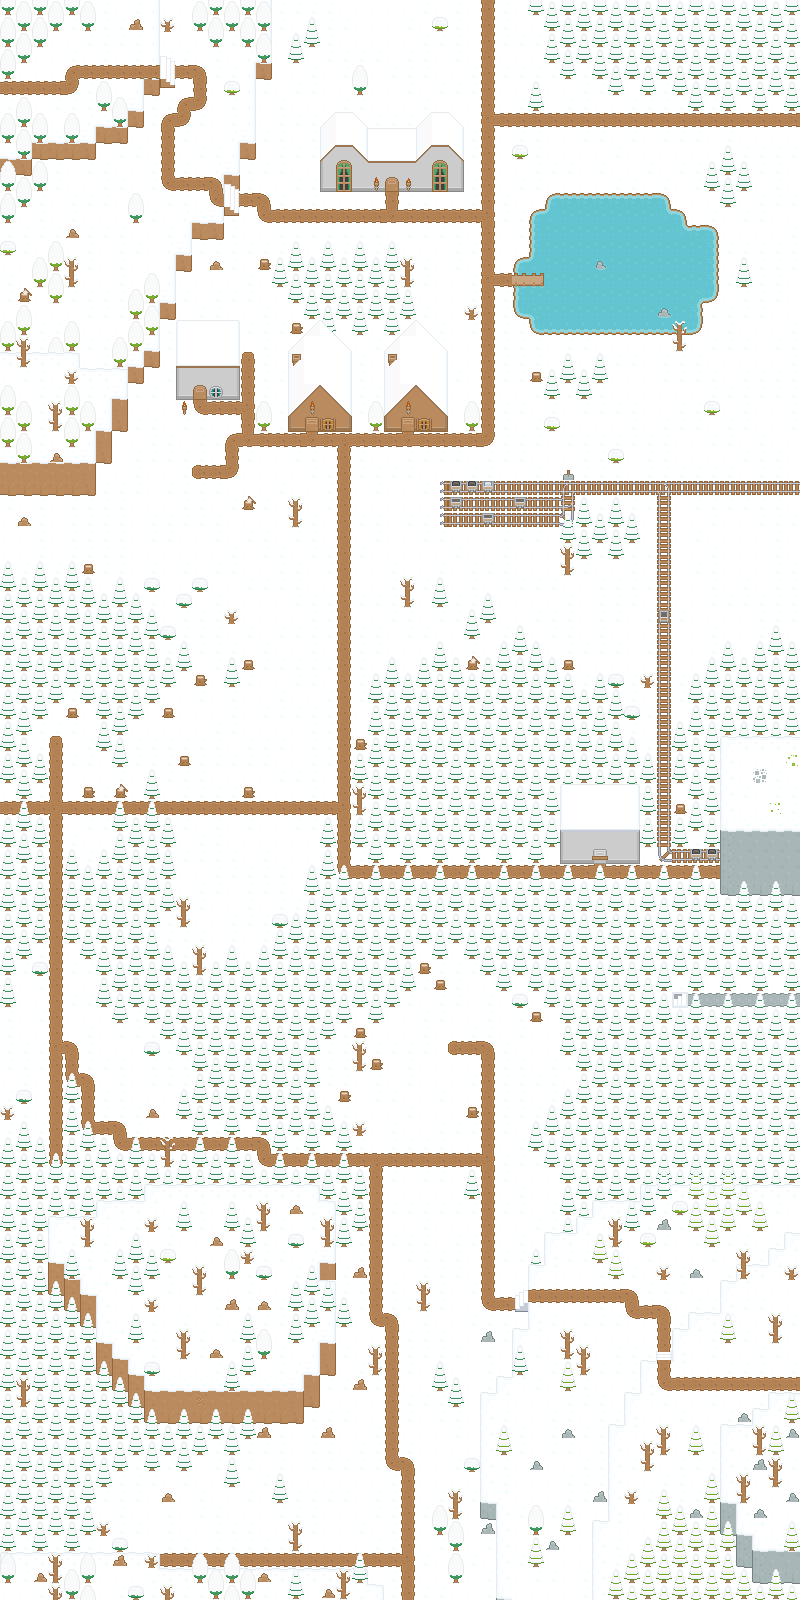

Below is a game level as drawn by its tile map, then a one-line description and the .tmx that defines it (tile-layer data replaced by summaries):
An orthogonal 50x100 tile map with 16x16 px tiles, 7 tile layers (Ground Terrain, Ground Overlay, Deco0, Deco1, ...).

<map version="1.5" tiledversion="1.7.2" orientation="orthogonal" renderorder="right-down" width="50" height="100" tilewidth="16" tileheight="16" infinite="0" nextlayerid="8" nextobjectid="1">
 <tileset firstgid="1" source="tiles.tsx" />
 <layer id="1" name="Ground Terrain" width="50" height="100">
  <data>[5000 cells, 5000 non-empty, 17 distinct tile ids]</data>
 </layer>
 <layer id="2" name="Ground Overlay" width="50" height="100">
  <data>[5000 cells, 680 non-empty, 52 distinct tile ids]</data>
 </layer>
 <layer id="3" name="Deco0" width="50" height="100">
  <data>[5000 cells, 1155 non-empty, 58 distinct tile ids]</data>
 </layer>
 <layer id="4" name="Deco1" width="50" height="100">
  <data>[5000 cells, 41 non-empty, 26 distinct tile ids]</data>
 </layer>
 <layer id="7" name="Deco2" width="50" height="100" offsetx="0" offsety="8">
  <data>[5000 cells, 16 non-empty, 6 distinct tile ids]</data>
 </layer>
 <layer id="5" name="Above0" width="50" height="100">
  <data>[5000 cells, 988 non-empty, 37 distinct tile ids]</data>
 </layer>
 <layer id="6" name="Above1" width="50" height="100">
  <data>[5000 cells, 2 non-empty, 1 distinct tile ids]</data>
 </layer>
</map>
